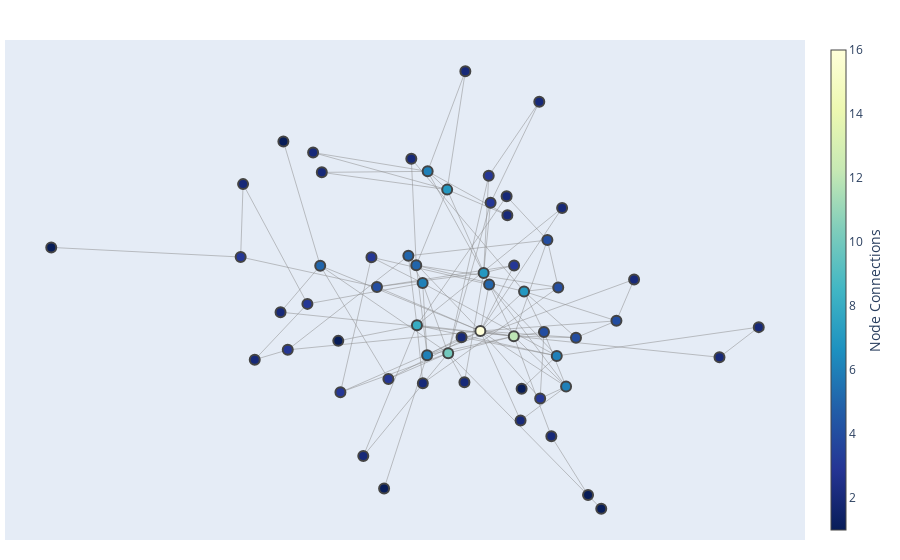

This figure's notebook cell:
### Code cell
poss = nx.spring_layout(data[0], iterations=10)
nx.set_node_attributes(data[0], poss, 'pos')
plot_graph(data[0])

### Figure 1 — Plotly figure (JSON) as saved in the notebook; plotly's stock layout.template omitted (floating-point values rounded to 4 significant figures; data arrays with more than 128 entries replaced by an {"elided": "..."} marker saying what was removed)
{"data": [{"hoverinfo": "none", "line": {"color": "#888", "width": 0.5}, "mode": "lines", "type": "scatter", "x": {"elided": "327 float values"}, "y": {"elided": "327 float values"}}, {"hoverinfo": "text", "marker": {"color": [6, 5, 3, 3, 6, 10, 6, 3, 16, 8, 4, 3, 5, 3, 1, 2, 4, 4, 7, 4, 12, 2, 4, 4, 5, 5, 3, 1, 2, 7, 3, 3, 3, 2, 6, 7, 2, 2, 2, 2, 6, 2, 2, 3, 2, 2, 2, 2, 1, 2, 2, 2, 1, 2, 2, 1, 2, 1, 1], "colorbar": {"thickness": 15, "title": {"side": "right", "text": "Node Connections"}, "xanchor": "left"}, "colorscale": [[0, "rgb(255,255,217)"], [0.125, "rgb(237,248,177)"], [0.25, "rgb(199,233,180)"], [0.375, "rgb(127,205,187)"], [0.5, "rgb(65,182,196)"], [0.625, "rgb(29,145,192)"], [0.75, "rgb(34,94,168)"], [0.875, "rgb(37,52,148)"], [1, "rgb(8,29,88)"]], "line": {"width": 2}, "reversescale": true, "showscale": true, "size": 10}, "mode": "markers", "text": ["# of connections: 6", "# of connections: 5", "# of connections: 3", "# of connections: 3", "# of connections: 6", "# of connections: 10", "# of connections: 6", "# of connections: 3", "# of connections: 16", "# of connections: 8", "# of connections: 4", "# of connections: 3", "# of connections: 5", "# of connections: 3", "# of connections: 1", "# of connections: 2", "# of connections: 4", "# of connections: 4", "# of connections: 7", "# of connections: 4", "# of connections: 12", "# of connections: 2", "# of connections: 4", "# of connections: 4", "# of connections: 5", "# of connections: 5", "# of connections: 3", "# of connections: 1", "# of connections: 2", "# of connections: 7", "# of connections: 3", "# of connections: 3", "# of connections: 3", "# of connections: 2", "# of connections: 6", "# of connections: 7", "# of connections: 2", "# of connections: 2", "# of connections: 2", "# of connections: 2", "# of connections: 6", "# of connections: 2", "# of connections: 2", "# of connections: 3", "# of connections: 2", "# of connections: 2", "# of connections: 2", "# of connections: 2", "# of connections: 1", "# of connections: 2", "# of connections: 2", "# of connections: 2", "# of connections: 1", "# of connections: 2", "# of connections: 2", "# of connections: 1", "# of connections: 2", "# of connections: 1", "# of connections: 1"], "type": "scatter", "x": [-0.07083, -0.1066, -0.3592, -0.1989, -0.05963, -0.00694, 0.2647, -0.4083, 0.07354, -0.08509, 0.2412, -0.2765, 0.0955, -0.5261, -1, -0.5201, -0.1852, 0.3128, 0.1829, 0.414, 0.1572, -0.09918, 0.2327, 0.2684, -0.08681, -0.3271, -0.1565, -0.4193, -0.4264, 0.08176, 0.158, 0.09451, 0.09914, 0.03367, -0.05827, -0.00951, 0.1411, -0.3231, -0.3449, 0.03599, 0.288, -0.4909, 0.1741, 0.2231, 0.1392, -0.07034, 0.2781, 0.221, 0.376, -0.2194, 0.77, 0.0265, 0.1768, 0.6718, 0.2511, 0.3429, 0.4582, -0.1673, -0.2819], "y": [0.04406, 0.1205, -0.01409, 0.1166, -0.1576, -0.152, -0.1597, -0.1428, -0.09001, -0.07382, 0.1645, -0.2616, 0.0401, 0.1172, 0.1439, 0.3212, 0.03343, -0.1086, 0.02071, -0.06157, -0.1045, 0.3921, -0.09295, 0.03202, 0.09393, 0.09293, -0.2243, 0.4408, -0.03726, 0.07252, 0.09357, 0.3443, 0.2689, -0.2333, 0.3569, 0.3058, 0.234, 0.3541, 0.4094, 0.6371, -0.2456, -0.1702, -0.3406, -0.2789, 0.2872, -0.2362, 0.2544, 0.5516, -0.5876, -0.4402, -0.07916, -0.1072, -0.2519, -0.1635, -0.3848, -0.5494, 0.0544, -0.5308, -0.1176]}], "layout": {"hovermode": "closest", "margin": {"b": 20, "l": 5, "r": 5, "t": 40}, "showlegend": false, "xaxis": {"showgrid": false, "showticklabels": false, "zeroline": false}, "yaxis": {"showgrid": false, "showticklabels": false, "zeroline": false}}}
